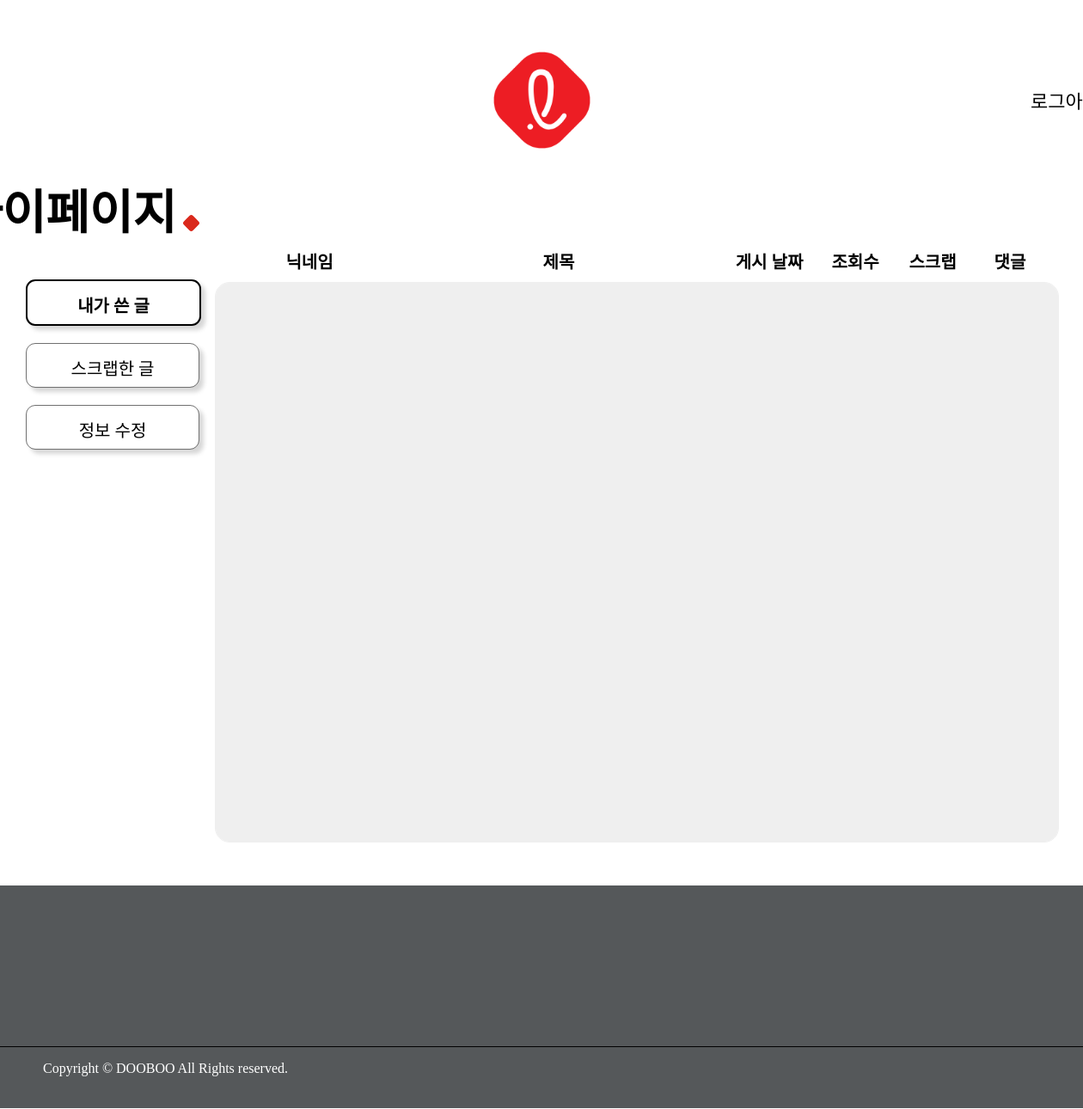
The page /mypage/10/mypost (signed in) on the database as committed earlier.
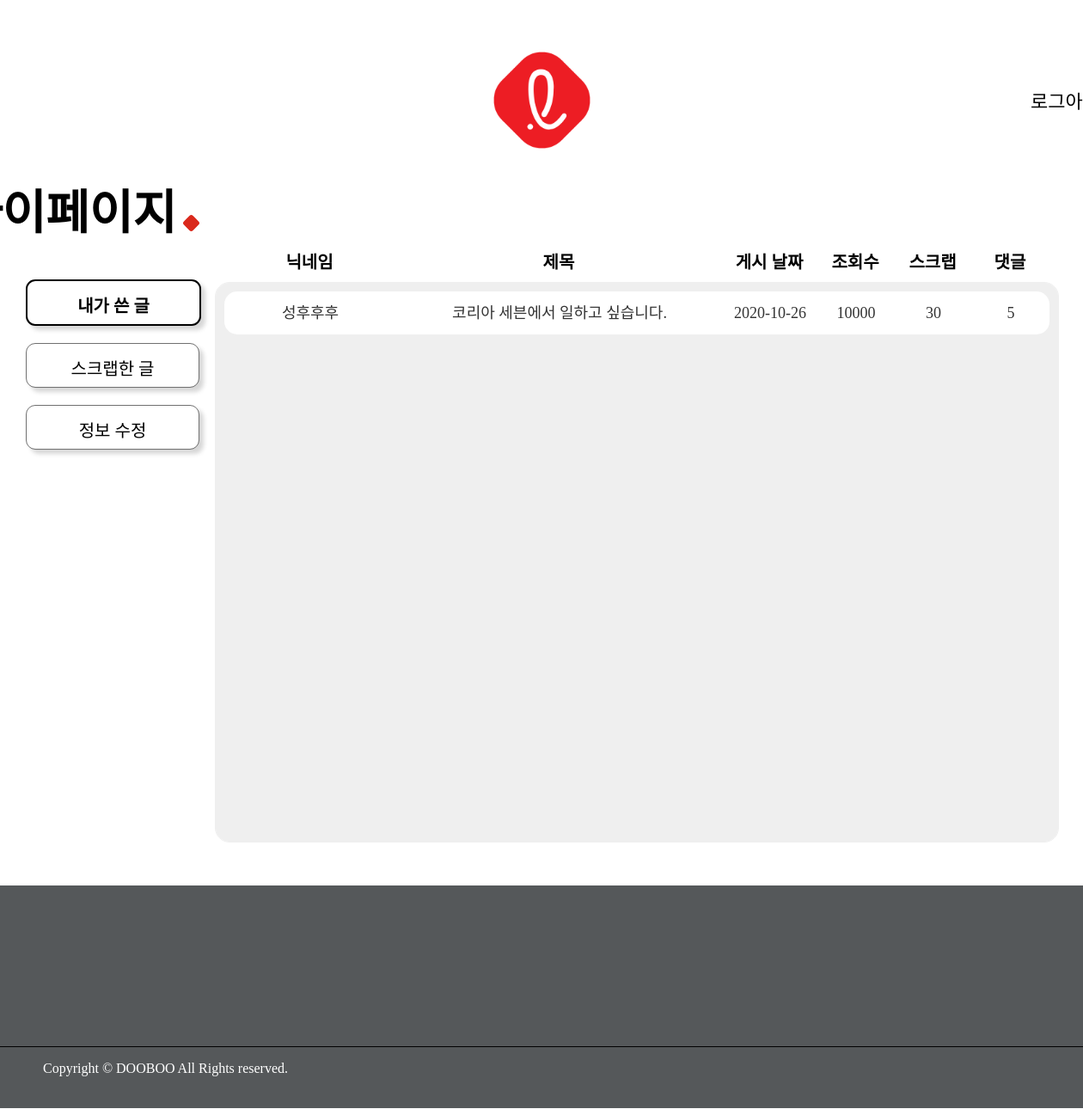
The same page on the database as committed later.
### board/models.py (models this page shows)
class Post(models.Model):
    boards_number = models.ForeignKey(
        Company, on_delete=models.CASCADE, related_name='board', null=True)
    author = models.ForeignKey(
        settings.AUTH_USER_MODEL, on_delete=models.CASCADE, null=True, related_name="author_user")
    title = models.CharField('제목', max_length=100)
    desc = models.TextField('내용')
    scrap = models.ManyToManyField(
        settings.AUTH_USER_MODEL, related_name="scrap_user")
    create_at = models.DateTimeField('작성시간', default=timezone.now)
    image = models.ImageField(
        '사진', upload_to='images/', blank=True, null=True, name='image')
    def __str__(self):
        return self.title

### account/models.py (models this page shows, shortened)
class User(AbstractBaseUser, PermissionsMixin):
    DIVISION_CHOICES = (
        (0, '취준생'),
        (1, '현직자'),
    )
    LINE_CHOICES = (
        (0, '식품'),
        (1, '유통'),
        (2, '화학/건설/제조'),
        (3, '관광/서비스/금융')
    )
    email = models.EmailField('이메일', unique=True)
    nickname = models.CharField('닉네임', max_length=20, unique=True)
    picture = models.ImageField(
        '프로필 사진', null=True, default="./images/userdefaultimg.png")
    division = models.IntegerField('가입 구분', choices=DIVISION_CHOICES)
    line = models.IntegerField(
        '계열', choices=LINE_CHOICES, null=True, blank=True)
    is_staff = models.BooleanField('staff', default=False)
    is_active = models.BooleanField('active', default=True)
    objects = UserManager()  # Manager 지정
    USERNAME_FIELD = 'email'  # username을 일반 ID 대신, email 그 자체로
    REQUIRED_FIELDS = ['nickname']  # 필수 필드(email, password는 기본 지정o)
    class Meta:
        verbose_name = '사용자'  # 단수
        verbose_name_plural = '사용자들'  # 복수

### account/views.py (the view)
# urls.py: path('mypage/<int:pk>/mypost', mypost, name='mypost'),
def mypost(request, pk):
    user = request.user
    mypost = Post.objects.filter(author=user)
    context = {'user':user, 'mypost':mypost, 'pk':pk}
    return render(request, 'mypage/mypost.html', context)

### account/templates/mypage/mypost.html (shortened to what this page needs)
{% load static %}
<!DOCTYPE html>
<html lang="en">
<head>
    <link rel="stylesheet" href="{% static 'css/마이페이지.css' %}">
    <link rel="stylesheet" href="{% static 'css/마이페이지-좌측메뉴.css' %}">
</head>
<body>
    <div class="container">
        <div id="header">
            <a href="{% url 'mainpage' %}">
                <img src="{% static 'img/logo.png' %}" class="logo">
            </a>
            <span id="logout"><a href="{% url 'logout' %}">로그아웃</a></span>
        </div>
        {%if user.pk is pk %}
        <div id="layout">
            <div id="my-page">마이페이지<div class="dot--medium"></div>
            </div>
            <div class="menu-list">
                <div class="menu-box" id="current-menu">
                    <a href="{% url 'mypost' user.pk %}">
                        <div class="menu-name">내가 쓴 글</div>
                    </a>
                </div>
                <div class="menu-box">
                    <a href="">
                        <div class="menu-name">스크랩한 글</div>
                    </a>
                </div>
                <div class="menu-box">
                    <a href="{% url 'update_mypage' user.pk %}">
                        <div class="menu-name">정보 수정</div>
                    </a>
                </div>
            </div>
            <div class="post-wrap">
                <div class="post-container">
                    <div id="post-list__head">
                        <div id="post-writer__head" class="post-writer head">닉네임</div>
                        <div id="post-title__head" class="post-title head">제목</div>
                        <div id="post-date__head" class="post-date head">게시 날짜</div>
                        <div id="post-views__head" class="post-views head">조회수</div>
                        <div id="post-scrap__head" class="post-scrap head">스크랩</div>
                        <div id="post-comment__head" class="post-comment head">댓글</div>
                    </div>
                    <div id="post-list">
                        {% for one_post in mypost %}
                        <a href="{% url 'detail' one_post.boards_number.id one_post.id %}">
                            <div class="post-box">
                                <div class="post" id="post1">
                                    <div class="post-writer">{{one_post.author.nickname}}</div>
                                    <div class="post-title">{{one_post}}</div>
                                    <div class="post-date">{{one_post.create_at|date:"Y-m-d"}}</div>
                                    <div class="post-views">10000</div>
                                    <div class="post-scrap">30</div>
                                    <div class="post-comment">5</div>
                                </div>
                            </div>
                        </a>
                        {%endfor%}
                    </div>
                </div>
                {% else %}
                에러에러
                {% endif %}
            </div>
        </div>
    </div>
</body>
<footer>
    <div id="footer-nav"></div>
    <div id="footer-info">
        <div class="footer-info-text">
            Copyright © DOOBOO All Rights reserved.
        </div>
    </div>
</footer>
</html>

### account/static/css/마이페이지.css (style rules this page uses)
* { margin: 0; padding: 0; flex-shrink: 0; }
body { position: relative; }
a { text-decoration: none; color: black; }
.dot--medium { width: 15px; height: 15px; background: #da291c; border-radius: 3px; transform: rotate(45deg); display: inline-block; margin-left: 10px; }
.container { width: 1200px; background: #FFFFFF; margin-left: auto; margin-right: auto; position: relative; }
#header { margin-top: 60px; margin-bottom: 60px; }
.logo { width: 113px; height: 113px; display: block; margin-left: auto; margin-right: auto; }
#logout { text-align: center; color: #000000; font-size: 22px; position: absolute; top: 40px; right: -50px; }
#layout { display: flex; height: 100%; margin-left: auto; margin-right: auto; position: relative; }
.post-container { margin-top: 56px; width: 980px; margin-left: 20px; }
#post-list__head { width: 960px; margin-bottom: 10px; margin-left: auto; margin-right: auto; text-align: center; display: flex; flex-shrink: 0; }
#post-list { border: 1px solid #EFEFEF; width: 100%; height: 650px; background: #EFEFEF 0% 0% no-repeat padding-box; border-radius: 17px; }
.post-box { margin: 10px auto; width: 960px; height: 50px; background: #FFFFFF; border-radius: 15px; cursor: pointer; }
.post { text-align: center; vertical-align: middle; font-size: 18px; color: #333333; display: flex; flex-shrink: 0; }
.post>div { line-height: 50px; }
.post-writer { width: 200px; overflow: hidden; text-overflow: ellipsis; white-space: nowrap; }
.post-title { width: 380px; overflow: hidden; text-overflow: ellipsis; white-space: nowrap; }
.post-date { width: 110px; }
.post-views,.post-scrap,.post-comment { width: 90px; }
.head { font-size: 20px; font-weight: 600; }
footer { margin-top: 50px; width: 100%; height: 259px; background: #55585A; }
#footer-nav { height: 187px; }
#footer-info { border-top: 1px solid black; height: 72px; }
.footer-info-text { margin-top: 16px; margin-left: 50px; font-size: 16px; color: #FFFFFF; opacity: 1; }

### account/static/css/마이페이지-좌측메뉴.css (style rules this page uses)
#my-page { position: absolute; top: -30px; left: -200px; width: 400px; font-size: 55px; font-weight: 700; text-align: right; }
.menu-list { width: 200px; margin-top: 92px; }
.menu-box { width: 100%; height: 50px; background: #FFFFFF 0% 0% no-repeat padding-box; box-shadow: 5px 5px 5px #00000029; border: 1px solid #707070; border-radius: 11px; opacity: 1; margin-bottom: 20px; }
#current-menu { border: 2px solid #000000; font-weight: 600; }
.menu-name { margin-top: 13px; margin-bottom: 13px; font-size: 20px; text-align: center; }

Rows that differ between the two databases and show on the page:
added Post: author.nickname "성후후후", title "코리아 세븐에서 일하고 싶습니다.", create_at "2020-10-26"
